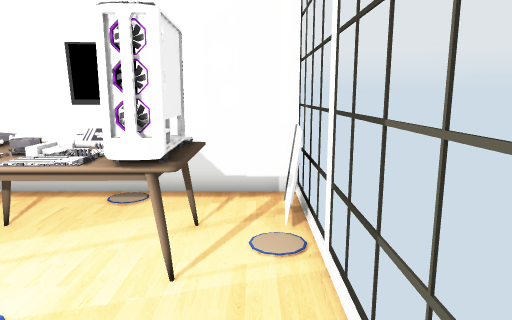
view 1 (above)

14 first-person views from a walk through a Unity game level. The camera is 1.2 m above the floor, tilts 10° down and sees 70° across. The floor is counted in squares, 0.5 m on a side. Each view is taken from the middle of a square. On the plan, view 1 faces up. The plan holds only what a view shows up to about 20 squares ahead; the rest is blank. The player is left out. Some surface patterns are stand-ins.

view 2
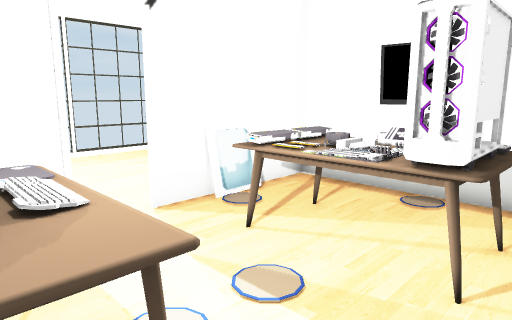

view 3
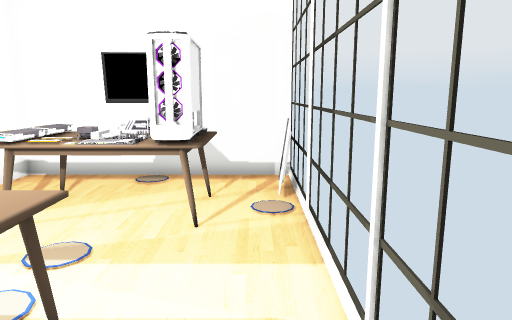

view 4
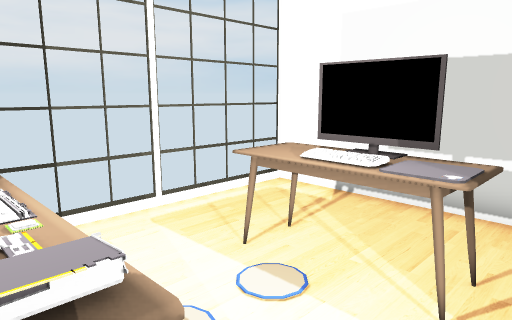

view 5
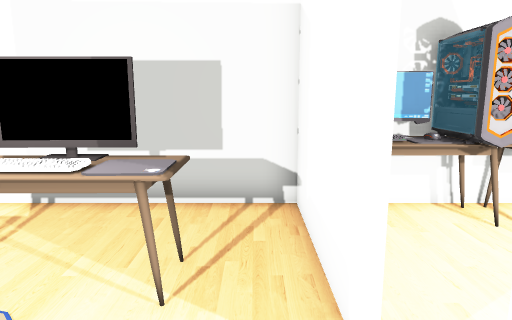

view 6
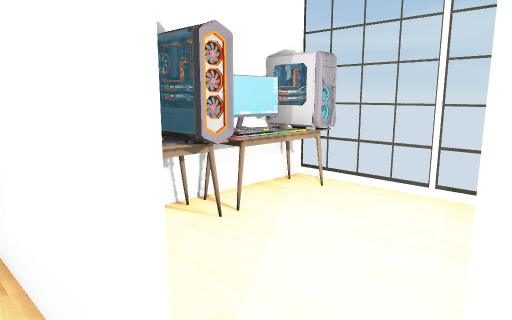

view 7
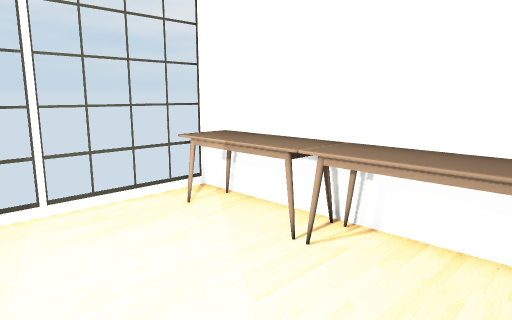

view 8
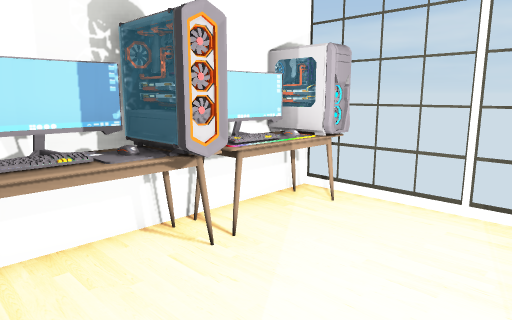

view 9
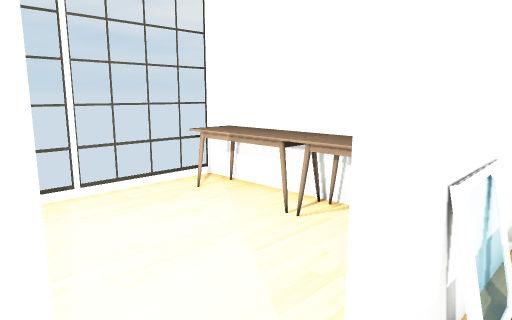

view 10
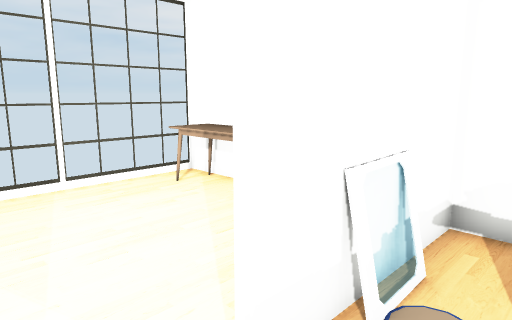

view 11
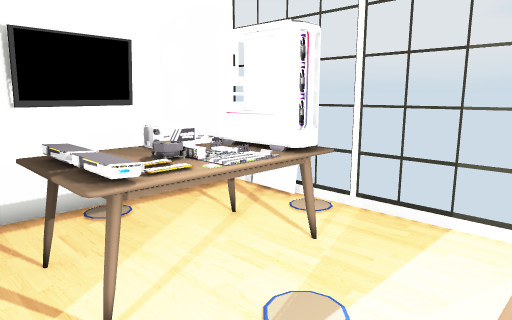

view 12
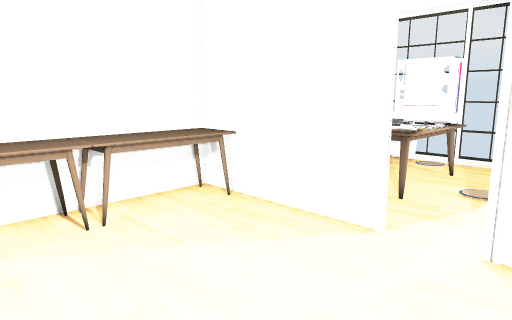

view 13
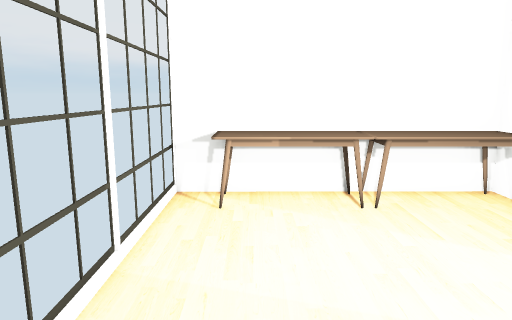

view 14
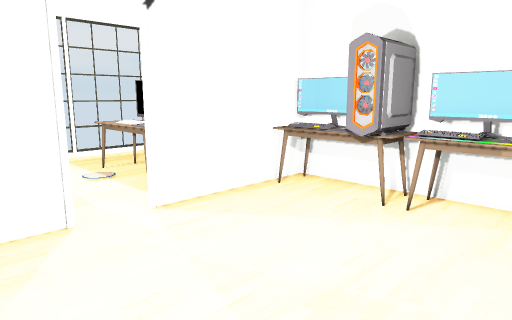

### Floor plan
Points are (right, up) in squares from view 1. A wall is a line through its corners. A room is listed if a view was taken in it or the views show most of it. See-through windows are left out.
Room 1 (views 1, 2, 3, 4, 5, 6, 7, 8, 9, 10, 11)
walls: (-7, 5.4) (-7, 6.4); (-3.4, 8.9) (-4.4, 8.9); (-2, 8.9) (-2.5, 8.9); (-3.4, 9) (-7.1, 9); (-7, -3) (1, -3) (1, 9.1) (-2.6, 9.1); (-7, 9.1) (-6.9, -3.1)
ways out: opening at (-7, 4.5) to room 2
objects: other object (-7, 6); other object (-5, 0) to (-2, 1); other object (-5, 4) to (-3, 7); other object (-2, 4) to (-1, 6); other object (-2, 6) to (-2, 7); other object (-1, 7); other object (1, 7)
Room 2 (views 12, 13, 14)
walls: (-7, 3.7) (-7, 5.4); (-7, 6.4) (-7, 9.1); (-7.1, 9) (-15, 9) (-15, -3) (-7, -3) (-7, 2.2)
ways out: opening at (-7, 4.5) to room 1
objects: other object (-14, -2) to (-14, -1); other object (-14, 7) to (-11, 8); other object (-13, -2); other object (-13, -1) to (-11, -1); other object (-12, -2) to (-11, -2); other object (-10, -2); other object (-10, -1); other object (-10, 7) to (-8, 8); other object (-9, -2) to (-8, -2); other object (-9, -1) to (-8, -1)

Where each view was taken, in squares from view 1:
view 1: 0 up, 0 right, facing up
view 2: 0 up, 0 right, facing up-left
view 3: 2 down, 0 right, facing up
view 4: 5 up, 6 left, facing down-right
view 5: 5 up, 6 left, facing down
view 6: 4 up, 6 left, facing down-left
view 7: 3 up, 7 left, facing up-left
view 8: 3 up, 7 left, facing down-left
view 9: 2 up, 6 left, facing up-left
view 10: 2 up, 5 left, facing up-left
view 11: 1 up, 6 left, facing up-right
view 12: 1 up, 13 left, facing up-right
view 13: 0 up, 13 left, facing up
view 14: 6 up, 14 left, facing down-right
